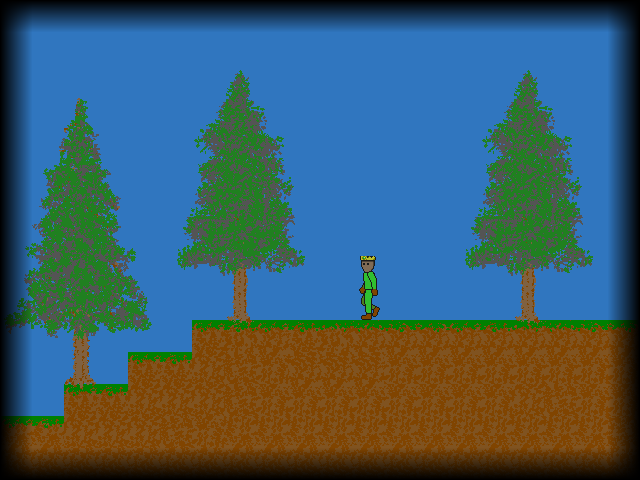

Rendered tile map (Tiled .tmx) drawn with the repository's tilesets; below, a short description and the map source with its tile grids summarised:
An orthogonal 20x15 tile map with 32x32 px tiles, 7 tile layers (bg, dirt, grass, trees1, ...), 1 hidden layer not drawn, 6 tilesets and 3 objects.

<map version="1.0" orientation="orthogonal" renderorder="right-down" width="20" height="15" tilewidth="32" tileheight="32" nextobjectid="6">
 <tileset firstgid="1" name="Fullset 01" tilewidth="32" tileheight="32" tilecount="256" columns="16">
  <image source="../img/Fullset 01.png" width="512" height="512" />
 </tileset>
 <tileset firstgid="257" name="Tree0b" tilewidth="32" tileheight="32" tilecount="55" columns="5">
  <image source="../img/spr/Tree0b.png" width="160" height="352" />
 </tileset>
 <tileset firstgid="312" name="tree3b" tilewidth="32" tileheight="32" tilecount="55" columns="5">
  <image source="../img/spr/tree3b.png" width="160" height="352" />
 </tileset>
 <tileset firstgid="367" name="fade" tilewidth="32" tileheight="32" tilecount="4" columns="4">
  <image source="../img/tst/fade.png" width="128" height="32" />
 </tileset>
 <tileset firstgid="371" name="triggers" tilewidth="32" tileheight="32" tilecount="3" columns="3">
  <image source="../img/tst/triggers.png" width="96" height="32" />
  <tile id="0">
   <properties>
    <property name="collidable" value="true" />
    <property name="solid" value="true" />
   </properties>
  </tile>
  <tile id="2">
   <properties>
    <property name="collidable" value="true" />
    <property name="ladder" value="true" />
   </properties>
  </tile>
 </tileset>
 <tileset firstgid="374" name="green king" tilewidth="32" tileheight="32" margin="32" tilecount="234" columns="77">
  <image source="../img/spr/green king.png" width="2496" height="96" />
 </tileset>
 <layer name="bg" width="20" height="15">
  <data>[300 cells, 300 non-empty, 1 distinct tile ids]</data>
 </layer>
 <layer name="dirt" width="20" height="15">
  <data>[300 cells, 88 non-empty, 10 distinct tile ids]</data>
 </layer>
 <layer name="grass" width="20" height="15">
  <data>[300 cells, 20 non-empty, 6 distinct tile ids]</data>
 </layer>
 <layer name="trees1" width="20" height="15">
  <data>[300 cells, 140 non-empty, 95 distinct tile ids]</data>
 </layer>
 <layer name="entity" width="20" height="15">
  <data>[300 cells, 2 non-empty, 2 distinct tile ids]</data>
 </layer>
 <objectgroup name="object" visible="0">
  <object id="1" x="0" y="160" width="32" height="256">
   <properties>
    <property name="event" value="" />
    <property name="warp" value="'overworld',224,160" />
   </properties>
  </object>
  <object id="3" x="608" y="64" width="32" height="256">
   <properties>
    <property name="event" value="" />
    <property name="warp" value="'forest2',64,320" />
   </properties>
  </object>
  <object id="5" x="352" y="256" width="32" height="64">
   <properties>
    <property name="event" value="" />
    <property name="file" value="merchant.lua" />
    <property name="oncePerCollision" value="" />
   </properties>
  </object>
 </objectgroup>
 <layer name="fadelr" width="20" height="15">
  <data>[300 cells, 30 non-empty, 2 distinct tile ids]</data>
 </layer>
 <layer name="fadeud" width="20" height="15">
  <data>[300 cells, 40 non-empty, 2 distinct tile ids]</data>
 </layer>
 <layer name="special" width="20" height="15" visible="0" opacity="0.5">
  <data>[300 cells, 48 non-empty, 1 distinct tile ids]</data>
 </layer>
</map>